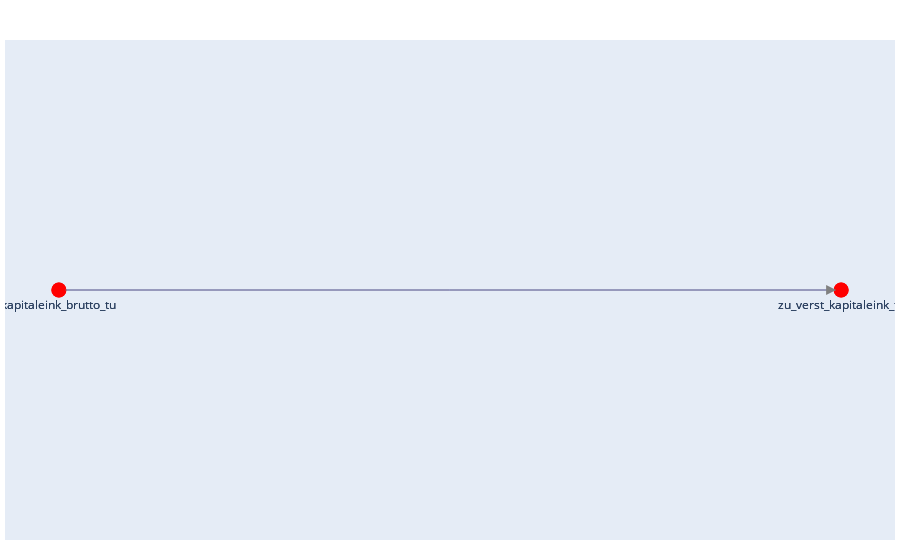

Source (notebook cell):
### Markdown cell above
Using a list of variable names, we can select multiple nodes.

### Code cell
selectors = ["kapitaleink_brutto_tu", "zu_verst_kapitaleink_tu"]

plot_dag(functions=policy_functions,selectors=selectors, orientation ='h')

### Figure 1 — Plotly figure (JSON) as saved in the notebook; plotly's stock layout.template omitted (floating-point values rounded to 4 significant figures)
{"data": [{"hoverinfo": "none", "line": {"color": "blue", "width": 0.5}, "mode": "lines", "showlegend": false, "type": "scatter", "uid": "8fe8cd89-d3bb-4041-b4a1-26de328e7879", "x": [-1, 1, ""], "y": [0, 0, ""]}, {"hoverinfo": "skip", "marker": {"color": "red", "reversescale": true, "showscale": false, "size": 15}, "mode": "markers+text", "showlegend": false, "text": ["zu_verst_kapitaleink_tu", "kapitaleink_brutto_tu"], "textposition": "bottom center", "type": "scatter", "uid": "113b342a-0290-4064-b263-b84ca15e88f6", "x": [1, -1], "y": [0, 0]}, {"hoverinfo": "skip", "marker": {"color": "red", "reversescale": true, "showscale": false, "size": 15}, "mode": "markers+text", "showlegend": false, "text": ["zu_verst_kapitaleink_tu", "kapitaleink_brutto_tu"], "textposition": "bottom center", "type": "scatter", "uid": "832d9633-d150-4da4-a92e-90399beb3cfb", "x": [1, -1], "y": [0, 0]}], "layout": {"annotations": [{"arrowcolor": "gray", "arrowhead": 2, "arrowsize": 2, "ax": -1, "axref": "x", "ay": 0, "ayref": "y", "showarrow": true, "standoff": 5, "startstandoff": 5, "text": "", "x": 1, "xref": "x", "y": 0, "yref": "y"}], "hoverlabel": {"font": {"size": 10}}, "hovermode": "closest", "margin": {"b": 20, "l": 5, "r": 5, "t": 40}, "showlegend": false, "xaxis": {"showgrid": false, "showticklabels": false, "zeroline": false}, "yaxis": {"showgrid": false, "showticklabels": false, "zeroline": false}}}
